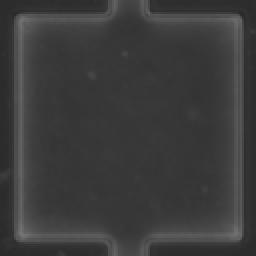
#> input picture data_generator/mean128_pc.png, 128 x 128 px (shown 2 times larger); the run also reads 1 picture not shown here
$ python image_generator.py
#> lines starting #> are read from the running program, lines starting #| are printed output that depends on the picture
import argparse
from PIL import Image, ImageDraw, ImageFilter
import random
from scipy.spatial import distance
import csv
import os
import numpy as np
import sys
import glob

parser = argparse.ArgumentParser(formatter_class=argparse.ArgumentDefaultsHelpFormatter)
parser.add_argument('--data_case', help='either bright-field (bf) or phase-contrast (pc)', type=str, default="pc")
parser.add_argument('--ratio', help='multiplier of generated data', type=float, default=1.0)
args = parser.parse_args()

data_type = args.data_case #bf for bright-field  # pc for phase-contrast

fill_color = [180,180,180] if data_type=="bf" else [50,50,50] #default: 180 for bf, 50 for pc
fill_fluctuation = 30 if data_type=="bf" else 10 #default: 30 for bf, 10 for pc
edge_color = [80,80,80] if data_type=="bf" else [160,160,160] #default: bf: 80 default, 40 high_contrast, pc: 160 for 0.1 blur, 190 for 0.5 blur, 200 for 0.75 blur, 210 for 1 blur, +20 high contrast
edge_fluctuation = 50
SIZE = 128 #and height
num_circles_min = 1
num_circles_max = 31 #26 #exclusive, set to one higher than needed
r_min = 3
r_max = 8 if data_type=="bf" else 10 #default: 8 for bf, 10 for pc
crop_x_left = 26 if data_type=="bf" else 12 #default: 26 for bf, 12 for pc
crop_x_right = 20 if data_type=="bf" else 11 #default: 20 for bf, 11 for pc
crop_y_top = 12 if data_type=="bf" else 11 #default: 12 for bf, 11 for pc
crop_y_bottom = 6 if data_type=="bf" else 10 #default: 6 for bf, 10 for pc
allowedOverlap = 0 if data_type=="bf" else 1 #defautl: 0 for bf, 1 for pc
deformed_min = -2
deformed_max = 2

train_images_count = np.round(2469*args.ratio) if data_type=="bf" else np.round(3152*args.ratio) #2469 for bf train, 514 for test  # 3182 for pc train, 794 for test
test_images_count = 1000 #no constraint to match nat test data amount, but if wanted: 514 if data_type=="bf" else 792
foldername = "../data/128p_"+data_type+"_dyn"
bluriness = 0.5 #default: 0.5 for both
proportion_mod = 5

os.makedirs(foldername, exist_ok=True)
x = 0
y = 0
r = 0
created_circles = []

def get_white_noise_image(size):
	noise_map = Image.new("RGBA", (size, size), 255)
	random_grid = map(lambda x: (int(random.random() * 256),int(random.random() * 256),int(random.random() * 256)), [0] * size * size)
	noise_map.putdata(list(random_grid))
	noise_map = noise_map.convert("L") #conversion to luminosity noise
	noise_map = noise_map.convert("RGBA")
	return noise_map

def generate_images(numImages, isTrain):
#> called with numImages = 3152, isTrain = True
	generated_images = 0

	filename = ""
	if isTrain:
		filename = '/train_gen.csv'
	else:
		filename = '/test_gen.csv'

	with open(foldername + filename, mode='w', newline='') as mycsv:
		writer = csv.writer(mycsv, delimiter=',')

		props = list(range(num_circles_min, num_circles_max))
		props.reverse()
		proportions = [j+proportion_mod for j in props]
		total = sum(proportions)

		images_folder = ""
		if isTrain:
			images_folder = "/train_gen/"
		else:
			images_folder = "/test_gen/"
		os.makedirs(foldername+images_folder, exist_ok=True)
		for f in glob.glob(foldername+images_folder+"*"):
			os.remove(f)

		while(generated_images < numImages):
			c = 0
			image = Image.open("../data_generator/empty128.png")
			image = image.convert("RGBA")
			draw = ImageDraw.Draw(image)
			i = 0
			 #num_circles = random.randrange(num_circles_min, num_circles_max)

			sel = random.randrange(1, total)
			z = 0
			while sel > 0:
				sel -= proportions[z]
				z += 1
			num_circles = z

			 # [8 lines of commented-out code are left out]

			while(i < num_circles):
				r = random.randrange(r_min, r_max)
				x = random.randrange(r + crop_x_left, SIZE - r - crop_x_right, 2)
				y = random.randrange(r + crop_y_top, SIZE - r - crop_y_bottom, 2)
				accectable_position = True
				for elem in created_circles:
					dist = distance.euclidean([x,y],[elem[0],elem[1]])
					if(dist < r+elem[2]-allowedOverlap):
						accectable_position = False
						 #print("invalid position")
						break
				if(accectable_position):
					deform_x = random.randrange(deformed_min, deformed_max)
					deform_y = random.randrange(deformed_min, deformed_max)
					if r <=3:
						deform_x /= 2
						deform_y /= 2
					side_selector = random.randrange(0,1)
					if side_selector == 0:
						left = x-r+deform_x
						right = x+r
					else:
						left = x-r
						right = x+r+deform_x
					side_selector = random.randrange(0,1)
					if side_selector == 0:
						top = y-r+deform_y
						bottom = y+r
					else:
						top = y-r
						bottom = y+r+deform_y
					b = random.randrange(0, edge_fluctuation)
					e_color = np.copy(edge_color)
					e_color[0] += b
					e_color[1] += b
					e_color[2] += b
					draw.ellipse((left, top, right, bottom), fill=tuple(e_color))
					b = random.randrange(0, fill_fluctuation)
					cell_color = np.copy(fill_color)
					cell_color[0] += b
					cell_color[1] += b
					cell_color[2] += b
					draw.ellipse((left + 1, top + 1, right - 1, bottom - 1), fill=tuple(cell_color))
					i += 1
					created_circles.append([x,y,r])
#> after the loop, created_circles = [[73, 24, 9], [45, 82, 7], [109, 94, 7], [88, 29, 6], [84, 49, 6], [108, 55, 4], [28, 27, 6], [91, 62, 3], [93, 98, 3], [47, 106, 9], [55, 92, 3], [54, 33, 8], [33, 102, 3], [28, 63, 6]]; i = 14

			file = foldername + images_folder + str(SIZE) + "_" + str(generated_images) + ".png"

			blurred = image.filter(ImageFilter.GaussianBlur(radius=1))
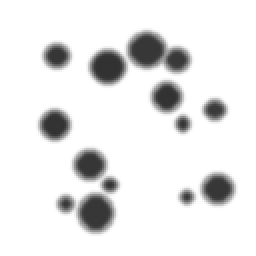
#> blurred: PIL image 128x128 RGBA (shown 2 times larger); mean R, G, B, A 11.2, 11.2, 11.2, 31.5; transparent parts drawn white
			mean = Image.open("../data_generator/mean" + str(SIZE) + "_" + data_type + ".png")
#> mean is the input picture: PIL image 128x128 P; min 42, max 117, mean 59.9
			mean = mean.convert("RGBA")
#> mean: PIL image 128x128 RGBA

			 # [6 lines of commented-out code are left out]
			blend = Image.blend(image, blurred, bluriness) #pc
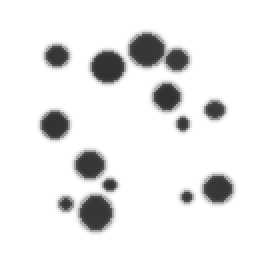
#> blend: PIL image 128x128 RGBA (shown 2 times larger); mean R, G, B, A 11.1, 11.1, 11.1, 31.5; transparent parts drawn white
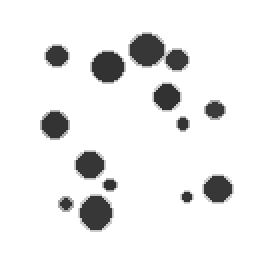
#> image: PIL image 128x128 RGBA (shown 2 times larger); mean R, G, B, A 11.2, 11.2, 11.2, 31.5; transparent parts drawn white
			blend = blend.convert("RGBA")

			result = Image.alpha_composite(mean, blend)
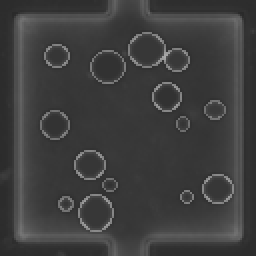
#> result: PIL image 128x128 RGBA (shown 2 times larger); mean R, G, B, A 62.4, 62.4, 62.4, 255

			result.save(file)
			writer.writerow([file, num_circles])
			generated_images += 1
			created_circles.clear()

			c += 1

generate_images(train_images_count, True)
generate_images(test_images_count, False)
